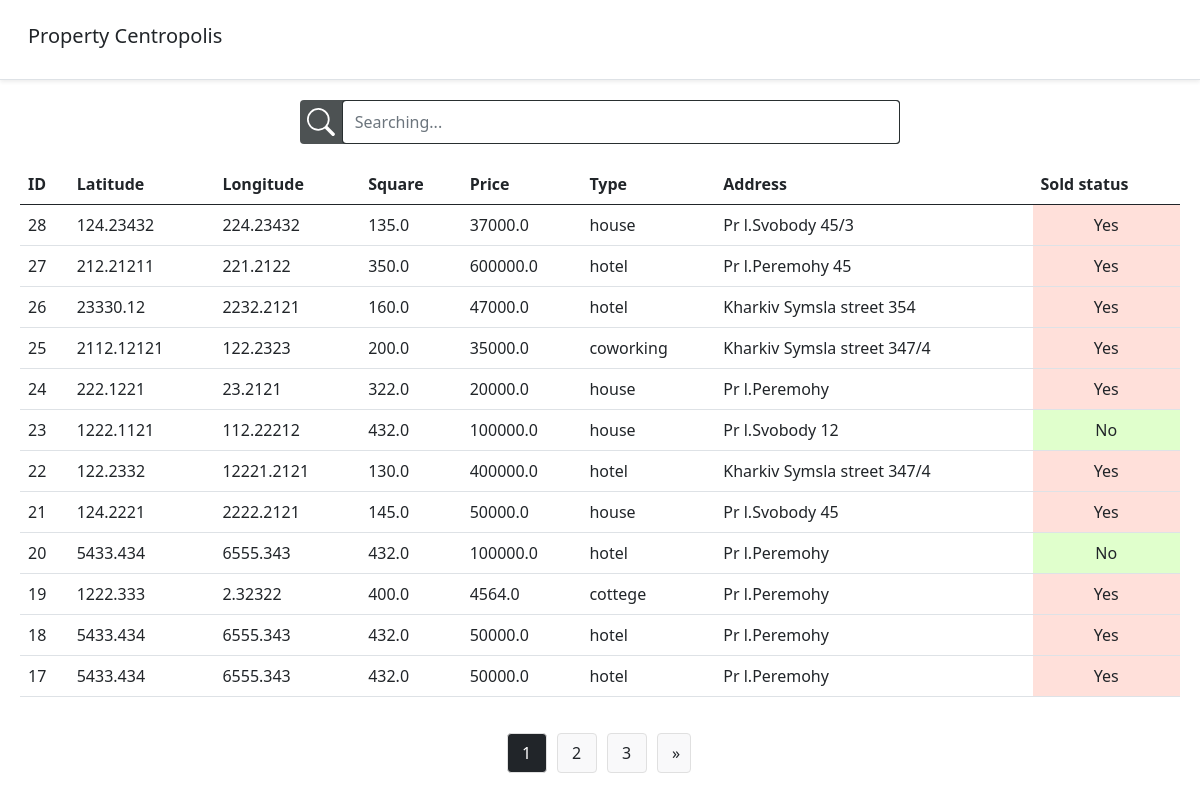
The page /objects on the database as committed earlier.
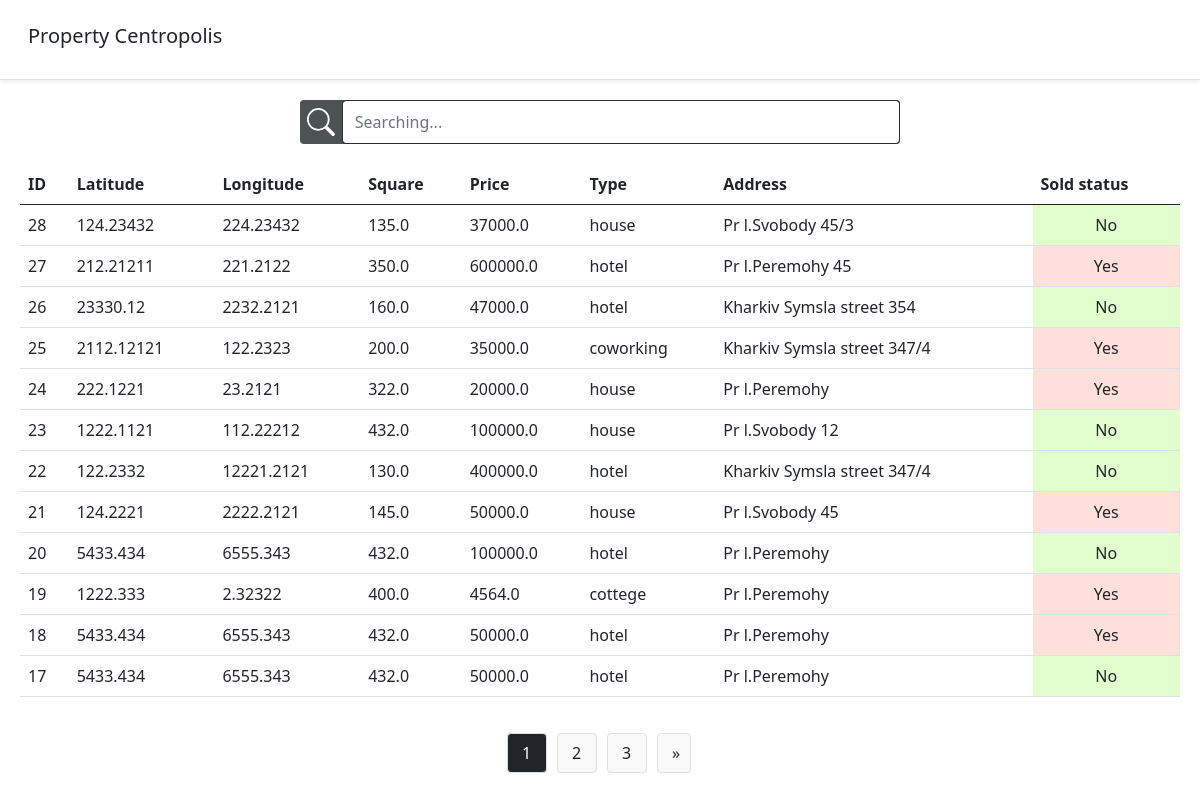
The same page on the database as committed later.
### rega/models.py (models this page shows)
class PropertyObject(models.Model):
    latitude = models.FloatField('latitude')
    longitude = models.FloatField('longitude')
    square = models.FloatField('square')
    price = models.FloatField('price')
    type = models.CharField('type', max_length=100)
    address = models.CharField('address', max_length=300)
    sold_status = models.BooleanField('sold_status', default=False)

### rega/views.py (the view, shortened to what this page needs)
# urls.py: path('objects', views.objects, name='objects'),
def objects(request):
    page_number = request.GET.get('page') or 1
    search_param = request.GET.get('search') or None
    if search_param:
        property_objects = PropertyObject.objects.filter(address__icontains=search_param).order_by('-id')
    else:
        property_objects = PropertyObject.objects.all().order_by('-id')
    current_page = Paginator(property_objects, 12)
    page_obj = current_page.get_page(page_number)
    property_objects_count = property_objects.count()
    context = {
        'property_objects': page_obj,
        'property_objects_count': property_objects_count
    }
    return render(request, 'rega/objects.html', context)

### rega/templates/rega/objects.html (shortened to what this page needs)
{% load static %}
<!DOCTYPE html>
<html lang="en">
<head>
    <link href="https://cdn.jsdelivr.net/npm/bootstrap@5.0.1/dist/css/bootstrap.min.css" rel="stylesheet"
>
    <link rel="stylesheet" href="{% static 'css/rega.css'%}">
</head>
<body>
    {% include "rega/header.html" %}
    <div class="dashboard-content-indexes">
       <div class="row">
         <div class="search_container">
           <div class="my-icon-border">
           <input class="form-control" id="user-input" placeholder="Searching...">
         </div>
         </div>
       </div>
        <div id= "my-objects" class="contracts-table">
            <table class="table">
                <thead class="thead-dark">
                    <tr>
                        <th scope="col">ID</th>
                        <th scope="col">Latitude </th>
                        <th scope="col">Longitude</th>
                        <th scope="col">Square</th>
                        <th scope="col">Price</th>
                        <th scope="col">Type</th>
                        <th scope="col">Address</th>
                        <th scope="col">Sold status</th>
                    </tr>
                </thead>
                {% if property_objects_count > 0 %}
                <tbody>
                    {% for el in property_objects %}
                    <tr class="row-center">
                        <td>{{ el.id }}</td>
                        <td>{{ el.latitude }}</td>
                        <td>{{ el.longitude }}</td>
                        <td>{{ el.square }}</td>
                        <td>{{el.price}}</td>
                        <td>{{el.type}}</td>
                        <td>{{el.address}}</td>
                        {% if el.sold_status %}
                        <td class="bg-warning">Yes</td>
                        {% else %}
                        <td class="bg-success">No</td>
                        {% endif %}
                    </tr>
                    {% endfor %}
                </tbody>
                {% endif %}
            </table>
        </div>
        <div class="row">
            <ul class="pagination">
                {% for page in property_objects.paginator.page_range %}
                {% if page == property_objects.number %}
                <li class="pigi-item-current"><a class="white-text" href="?page={{page}}">{{page}}</a></li>
                {% else %}
                <li class="pigi-item-number"><a class="text-dark" href="?page={{page}}">{{page}}</a></li>
                {% endif %}
                {% endfor %}
                {% if property_objects.has_next %}
                <li class="pigi-item">
                    <a class="text-dark" href="?page={{ property_objects.next_page_number }}">&raquo;</a>
                </li>
                {% endif %}
            </ul>
        </div>
    </div>
</body>
</html>

Rows that differ between the two databases and show on the page:
changed PropertyObject "Pr l.Svobody 45/3": sold_status "Yes" → "No"
changed PropertyObject "Kharkiv Symsla street 354": sold_status "Yes" → "No"
changed PropertyObject id 22: sold_status "Yes" → "No"
changed PropertyObject id 17: sold_status "Yes" → "No"
